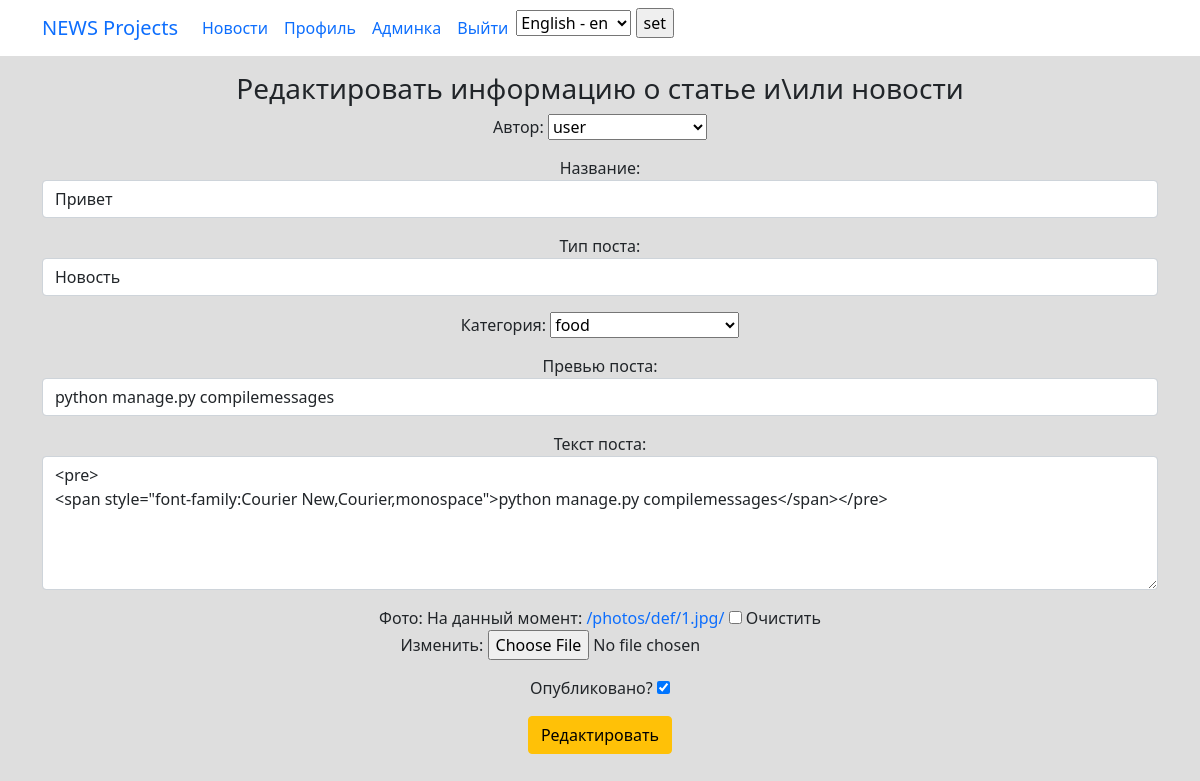
Page /news/205/edit/ (signed in) on the earlier database version.
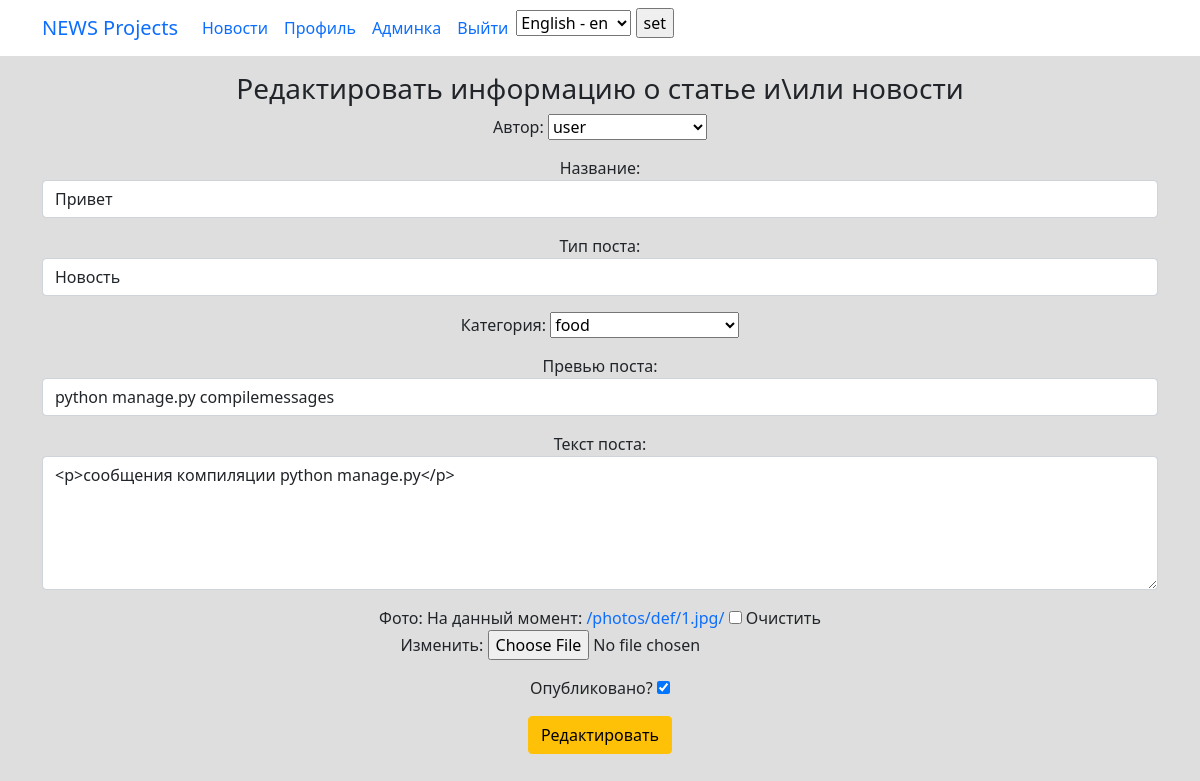
Same page on the later database version.
### news/models.py (models this page shows, shortened)
class Post(models.Model):
    PostAuthor = models.ForeignKey(Author, on_delete=models.CASCADE, verbose_name='Автор поста')
    PostNews = 'PN'
    PostArticle = 'PA'
    POSITIONS = [
        (PostArticle, 'Статья'),
        (PostNews, 'Новость'),
    ]
    postCategory = models.ManyToManyField(Category, verbose_name='Категория поста',  through='PostCategory')
    title = models.CharField(max_length=50, verbose_name='Название')
    positions = models.CharField(max_length=2, choices=POSITIONS, default=PostArticle, verbose_name='Тип поста')
    category_id = models.ForeignKey(Category, verbose_name='Категория', null=True, on_delete=models.CASCADE, related_name='category_id')
    data = models.DateTimeField(auto_now_add=True, verbose_name='Дата создания')
    data_update = models.DateTimeField(auto_now=True, verbose_name='Дата редактирования')
    photo = models.ImageField(upload_to='photos/%Y/%m/%d/', verbose_name='Фото', blank=True, default='/photos/def/1.jpg/')
    previewName = models.CharField(max_length=128, verbose_name='Превью поста')
    text = RichTextField(blank=True, null=True, verbose_name='Текст поста')
    rating = models.SmallIntegerField(default=0, verbose_name='Рейтинг')
    public = models.BooleanField(default=True, verbose_name='Опубликовано')
    comments = GenericRelation(Comment)
    class Meta:
        verbose_name = 'Пост'
        verbose_name_plural = 'Посты'

### news/views.py (the view)
# urls.py: path('<int:pk>/edit/', newsUpdate.as_view(), name='news_update'),
class newsUpdate(LoginRequiredMixin, PermissionRequiredMixin, UpdateView):
    model = Post
    template_name = 'news/news_update.html'
    form_class = NewsForm
    permission_required = 'news.change_post'
    def get_object(self, **kwargs):
        id = self.kwargs.get('pk')
        return Post.objects.get(pk=id)

### news/forms.py
class NewsForm(ModelForm):
    public = BooleanField(label='Опубликовано?', initial=True, required=False)
    category_id = ModelChoiceField(queryset=Category.objects.all(), label='Категория', empty_label='Выберите категорию')
    PostAuthor = ModelChoiceField(queryset=Author.objects.all(), label='Автор', empty_label='Выберите автора')
    class Meta:
        model = Post
        fields = [
            'PostAuthor',
            'title',
            'positions',
            'category_id',
            'previewName',
            'text',
            'photo',
            'public'
        ]
        widgets = {
            'PostAuthor': forms.Select(attrs={'class': 'form-control'}),
            'title': forms.TextInput(attrs={'class': 'form-control'}),
            'positions': forms.Select(attrs={'class': 'form-control'}),
            'category_id': forms.Select(attrs={'class': 'form-control'}),
            'previewName': forms.TextInput(attrs={'class': 'form-control'}),
            'text': forms.Textarea(attrs={'class': 'form-control', 'rows': 5}),
        }

### news/models.py (called while the page is built)
    def __str__(self):
        return str(self.authorUser)

    def __str__(self):
        return self.category_name

### templates/news/news_update.html (shortened to what this page needs)
{% extends 'flatpages/base.html' %}
{% load custom_filters %}
{% block content %}
<div style="text-align: center">
    <h3>Редактировать информацию о статье и\или новости</h3>
    <form method="POST" enctype="multipart/form-data">
        <div>
            {{ form.as_p }}
        </div>
        <input type="submit" class="btn btn-warning" value="Редактировать">
    </form>
</div>
{% endblock content %}

Differences in the rows shown:
changed Post "user": text "<pre> <span style=\"font-family:Courier New,Courier,monospace\">python manage.py compilemessages</span></pre>" → "<p>сообщения компиляции python manage.py</p>"
